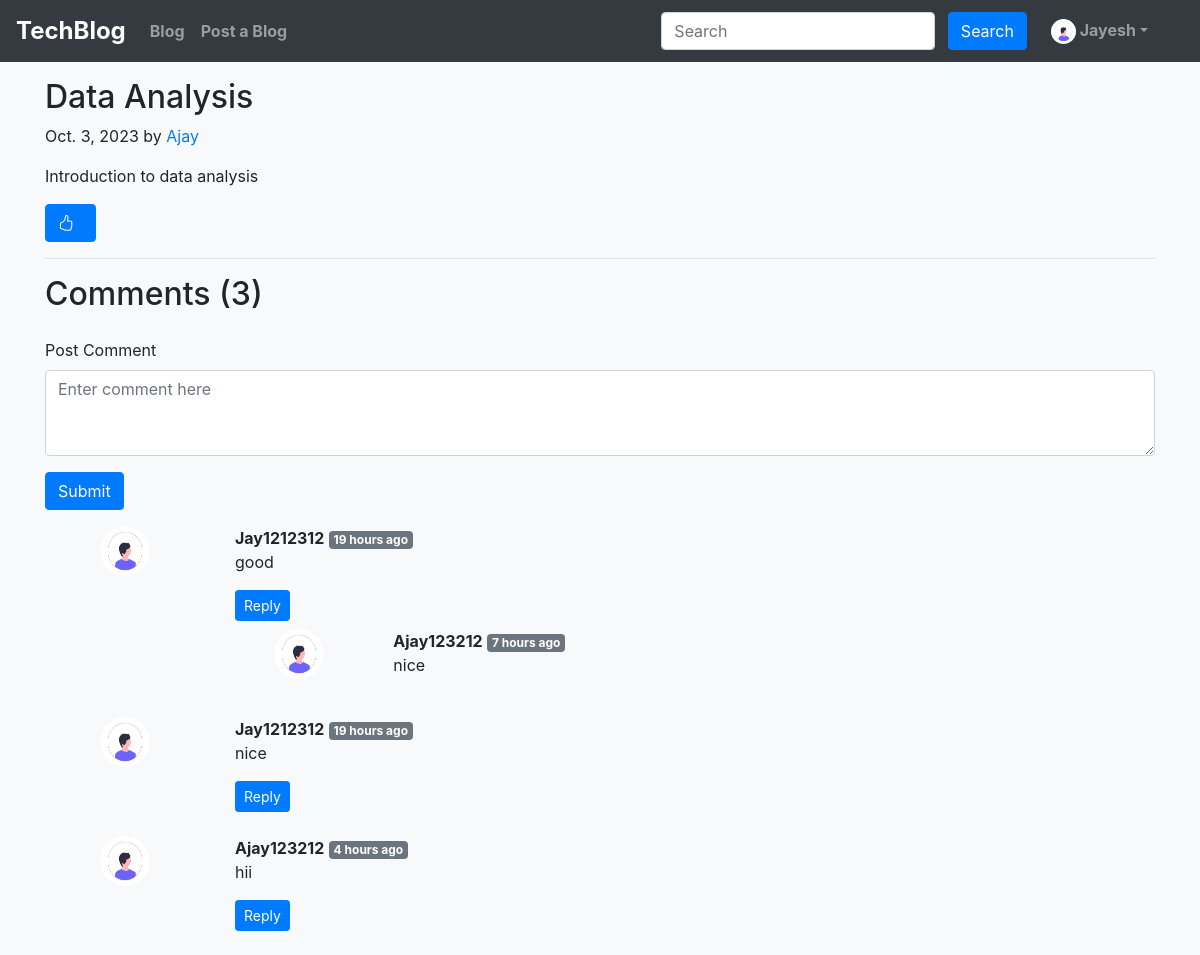
Screenshot of /blog/data-analysis (signed in) with the database file from the repository.
### blog_app/models.py (models this page shows, shortened)
class Post(models.Model):
    sno = models.AutoField(primary_key=True)
    title = models.CharField(max_length=255)
    author = models.CharField(max_length=14)
    slug = models.CharField(max_length=130)
    timestamp = models.DateField(blank=True, null=True)  # Use DateTimeField instead
    content = models.TextField()
    like_User = models.ManyToManyField(User, related_name='liked_posts')

class BlogComment(models.Model):
    sno= models.AutoField(primary_key=True)
    comment=models.TextField()
    user=models.ForeignKey(User, on_delete=models.CASCADE)
    post=models.ForeignKey(Post, on_delete=models.CASCADE)
    parent=models.ForeignKey('self',on_delete=models.CASCADE, null=True )
    timestamp= models.DateTimeField(default=now)

### blog_app/views.py (the view)
# urls.py: path('<str:slug>', views.blogPost, name="blogPost"),
def blogPost(request, slug):
    post=Post.objects.filter(slug=slug).first()
    comments= BlogComment.objects.filter(post=post, parent=None)
    replies= BlogComment.objects.filter(post=post).exclude(parent=None)
    replyDict={}
    for reply in replies:
        if reply.parent.sno not in replyDict.keys():
            replyDict[reply.parent.sno]=[reply]
        else:
            replyDict[reply.parent.sno].append(reply)
    context={'post':post, 'comments': comments, 'user': request.user, 'replyDict': replyDict}
    return render(request, "blog/blogPost.html", context)

### blog_app/templatetags/extras.py (called while the page is built)
@register.filter(name='get_val')
def get_val(dict, key):
    return dict.get(key)

### templates/blog/blogpost.html (shortened to what this page needs)
{% extends 'base.html' %} {% block title %} Blogpost{% endblock title %} {%block body %}
{% load humanize %} {% load extras %}
<div class="container my-3">
  <h2 class="blog-post-title">{{post.title}}</h2>
  <p class="blog-post-meta">
    {{post.timestamp}} by <a href="/about">{{post.author}}</a>
  </p>
  <p>{{post.content|safe}}</p>
  <button
    class="btn btn-primary"
    id="like-button"
    data-post-id="{{ post.sno }}"
    hx-get = "/blog/like/{{post.sno}}"
    hx-target = "#like-count"
>
    <i class="bi-hand-thumbs-up"></i> &nbsp;
</button>
  <hr />
</div>
<div class="container">
  <h2 class="mb-4">Comments ({{comments.count}})</h2>
  <div class="my-2">
    {% if user.is_authenticated %}
    <form action="/blog/postComment" method="post">
      <div class="form-group">
        <label for="comment">Post Comment</label>
        <textarea
          class="form-control"
          rows="3"
          name="comment"
          placeholder="Enter comment here"
          required
        ></textarea>
      </div>
      <button type="submit" class="btn btn-primary">Submit</button>
    </form>
    {% else %}
    <p>Please login to post a comment.</p>
    {% endif %}
  </div>
  {% for comment in comments %}
  <div class="row my-3">
    <div class="col-md-2">
      <img
        class="rounded-circle mx-auto d-block"
        src="/static/img/user.png"
        alt="user"
        width="50"
        height="50"
      />
    </div>
    <div class="col-md-10">
      <div class="comment-header">
        <b>{{comment.user.username}}</b>
        <span class="badge badge-secondary"
          >{{comment.timestamp|naturaltime}}</span
        >
      </div>
      <div class="comment-body">{{comment.comment|linebreaks}}</div>
      <div class="comment-footer">
        {% if user.is_authenticated %}
        <button
          class="btn btn-sm btn-primary"
          type="button"
          data-toggle="collapse"
          data-target="#replyBox{{comment.sno}}"
          aria-expanded="false"
          aria-controls="replyBox{{comment.sno}}"
        >
          Reply
        </button>
        {% endif %}
        <div class="replies my-2">
          {% for reply in replyDict|get_val:comment.sno %}
          <div class="row my-2">
            <div class="col-md-2">
              <img
                class="rounded-circle mx-auto d-block"
                src="/static/img/user.png"
                alt="user"
                width="50"
                height="50"
              />
            </div>
            <div class="col-md-10">
              <div class="comment-header">
                <b>{{reply.user.username}}</b>
                <span class="badge badge-secondary"
                  >{{reply.timestamp|naturaltime}}</span
                >
              </div>
              <div class="comment-body">{{reply.comment|linebreaks}}</div>
            </div>
          </div>
          {% endfor %}
        </div>
      </div>
    </div>
  </div>
  {% endfor %}
</div>
{% endblock %}

### templates/base.html (shortened to what this page needs)
<!DOCTYPE html>
<html lang="en">
  <head>
    <link
      rel="stylesheet"
      href="https://cdn.jsdelivr.net/npm/bootstrap-icons@1.5.0/font/bootstrap-icons.css"
    />
    <link
      rel="stylesheet"
      href="https://stackpath.bootstrapcdn.com/bootstrap/4.5.2/css/bootstrap.min.css"
    />
  </head>
  <body>
    <nav class="navbar navbar-expand-lg navbar-dark">
      <a class="navbar-brand" href="/">TechBlog</a>
      <div class="collapse navbar-collapse" id="navbarSupportedContent">
        <ul class="navbar-nav mr-auto">
          <li class="nav-item {% block blogactive %} {% endblock blogactive %}">
            <a class="nav-link" href="/blog">Blog</a>
          </li>
          <li
            class="nav-item {% block postablogactive %} {% endblock postablogactive %}"
          >
            <a class="nav-link" href="/blog/post-a-blog">Post a Blog </a>
          </li>
        </ul>
        <div class="ml-auto form-inline search-form">
          <form method="get" action="/search" class="my-2 my-lg-0 mx-3">
            <input
              class="form-control mr-sm-2"
              type="search"
              placeholder="Search"
              aria-label="Search"
              name="query"
              id="query"
            />
            <button class="btn btn-primary my-2 my-sm-0" type="submit">
              Search
            </button>
          </form>
          {% if user.is_authenticated %}
          <ul class="navbar-nav mr-2">
            <li class="nav-item dropdown">
              <a
                class="nav-link dropdown-toggle"
                href="#"
                id="navbarDropdown"
                role="button"
                data-toggle="dropdown"
              >
                <img
                  class="rounded-circle mx-auto"
                  src="/static/img/user.png"
                  alt="user"
                  width="25"
                  height="25"
                />&nbsp;{{request.user}}</a
              >
            </li>
          </ul>
        </div>
        {% endif %}
      </div>
    </nav>
    {% block body %} {% endblock body %} {% block js %} {% endblock js %}
  </body>
</html>

### templates/base.html (style rules this page uses)
body { background-color: #f8f9fa; }
.navbar { background-color: #343a40; }
.navbar-brand { font-size: 24px; font-weight: bold; }
.nav-link { color: #fff; font-weight: bold; }
.search-form { margin-right: 20px; }

### rows the page displays
Post: title "Data Analysis", timestamp "Oct. 3, 2023", author "Ajay", content "Introduction to data analysis"
BlogComment: user.username "Jay1212312", timestamp "19 hours ago", comment "good"
BlogComment: user.username "Ajay123212", timestamp "7 hours ago", comment "nice"
BlogComment: user.username "Jay1212312", timestamp "19 hours ago", comment "nice"
BlogComment: user.username "Ajay123212", timestamp "4 hours ago", comment "hii"

### other values shown
{{ request.user }} "Jayesh"
{{ comments.count }} "3"
